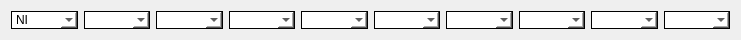
   <widget class="QWidget" name="horizontalLayoutWidget_5">
    <property name="geometry">
     <rect>
      <x>570</x>
      <y>640</y>
      <width>741</width>
      <height>21</height>
     </rect>
    </property>
    <layout class="QHBoxLayout" name="horizontalLayout_5">
     <item>
      <widget class="QComboBox" name="comboBox_40">
       <property name="styleSheet">
        <string notr="true">background-color: rgb(255, 255, 255);
border-style: solid;
border-width: 1px</string>
       </property>
       <item>
        <property name="text">
         <string>NI</string>
        </property>
       </item>
       <item>
        <property name="text">
         <string>H</string>
        </property>
       </item>
       <item>
        <property name="text">
         <string>L</string>
        </property>
       </item>
       <item>
        <property name="text">
         <string>M</string>
        </property>
       </item>
      </widget>
     </item>
     <item>
      <widget class="QComboBox" name="comboBox_41">
       <property name="styleSheet">
        <string notr="true">background-color: rgb(255, 255, 255);
border-style: solid;
border-width: 1px</string>
       </property>
       <item>
        <property name="text">
         <string/>
        </property>
       </item>
       <item>
        <property name="text">
         <string>N</string>
        </property>
       </item>
       <item>
        <property name="text">
         <string>P</string>
        </property>
       </item>
      </widget>
     </item>
     <item>
      <widget class="QComboBox" name="comboBox_42">
       <property name="styleSheet">
        <string notr="true">background-color: rgb(255, 255, 255);
border-style: solid;
border-width: 1px</string>
       </property>
       <item>
        <property name="text">
         <string/>
        </property>
       </item>
       <item>
        <property name="text">
         <string>I</string>
        </property>
       </item>
       <item>
        <property name="text">
         <string>R</string>
        </property>
       </item>
       <item>
        <property name="text">
         <string>S</string>
        </property>
       </item>
      </widget>
     </item>
     <item>
      <widget class="QComboBox" name="comboBox_43">
       <property name="styleSheet">
        <string notr="true">background-color: rgb(255, 255, 255);
border-style: solid;
border-width: 1px</string>
       </property>
       <item>
        <property name="text">
         <string/>
        </property>
       </item>
       <item>
        <property name="text">
         <string>I</string>
        </property>
       </item>
       <item>
        <property name="text">
         <string>R</string>
        </property>
       </item>
       <item>
        <property name="text">
         <string>S</string>
        </property>
       </item>
      </widget>
     </item>
     <item>
      <widget class="QComboBox" name="comboBox_44">
       <property name="styleSheet">
        <string notr="true">background-color: rgb(255, 255, 255);
border-style: solid;
border-width: 1px</string>
       </property>
       <item>
        <property name="text">
         <string/>
        </property>
       </item>
       <item>
        <property name="text">
         <string>I</string>
        </property>
       </item>
       <item>
        <property name="text">
         <string>R</string>
        </property>
       </item>
       <item>
        <property name="text">
         <string>S</string>
        </property>
       </item>
      </widget>
     </item>
     <item>
      <widget class="QComboBox" name="comboBox_45">
       <property name="styleSheet">
        <string notr="true">background-color: rgb(255, 255, 255);
border-style: solid;
border-width: 1px</string>
       </property>
       <item>
        <property name="text">
         <string/>
        </property>
       </item>
       <item>
        <property name="text">
         <string>I</string>
        </property>
       </item>
       <item>
        <property name="text">
         <string>R</string>
        </property>
       </item>
       <item>
        <property name="text">
         <string>S</string>
        </property>
       </item>
      </widget>
     </item>
     <item>
      <widget class="QComboBox" name="comboBox_46">
       <property name="styleSheet">
        <string notr="true">background-color: rgb(255, 255, 255);
border-style: solid;
border-width: 1px</string>
       </property>
       <item>
        <property name="text">
         <string/>
        </property>
       </item>
       <item>
        <property name="text">
         <string>I</string>
        </property>
       </item>
       <item>
        <property name="text">
         <string>R</string>
        </property>
       </item>
       <item>
        <property name="text">
         <string>S</string>
        </property>
       </item>
      </widget>
     </item>
     <item>
      <widget class="QComboBox" name="comboBox_47">
       <property name="styleSheet">
        <string notr="true">background-color: rgb(255, 255, 255);
border-style: solid;
border-width: 1px</string>
       </property>
       <item>
        <property name="text">
         <string/>
        </property>
       </item>
       <item>
        <property name="text">
         <string>I</string>
        </property>
       </item>
       <item>
        <property name="text">
         <string>R</string>
        </property>
       </item>
       <item>
        <property name="text">
         <string>S</string>
        </property>
       </item>
      </widget>
     </item>
     <item>
      <widget class="QComboBox" name="comboBox_48">
       <property name="styleSheet">
        <string notr="true">background-color: rgb(255, 255, 255);
border-style: solid;
border-width: 1px</string>
       </property>
       <item>
        <property name="text">
         <string/>
        </property>
       </item>
       <item>
        <property name="text">
         <string>I</string>
        </property>
       </item>
       <item>
        <property name="text">
         <string>R</string>
        </property>
       </item>
       <item>
        <property name="text">
         <string>S</string>
        </property>
       </item>
      </widget>
     </item>
     <item>
      <widget class="QComboBox" name="comboBox_49">
       <property name="styleSheet">
        <string notr="true">background-color: rgb(255, 255, 255);
border-style: solid;
border-width: 1px</string>
       </property>
       <item>
        <property name="text">
         <string/>
        </property>
       </item>
       <item>
        <property name="text">
         <string>I</string>
        </property>
       </item>
       <item>
        <property name="text">
         <string>R</string>
        </property>
       </item>
       <item>
        <property name="text">
         <string>S</string>
        </property>
       </item>
      </widget>
     </item>
    </layout>
   </widget>
